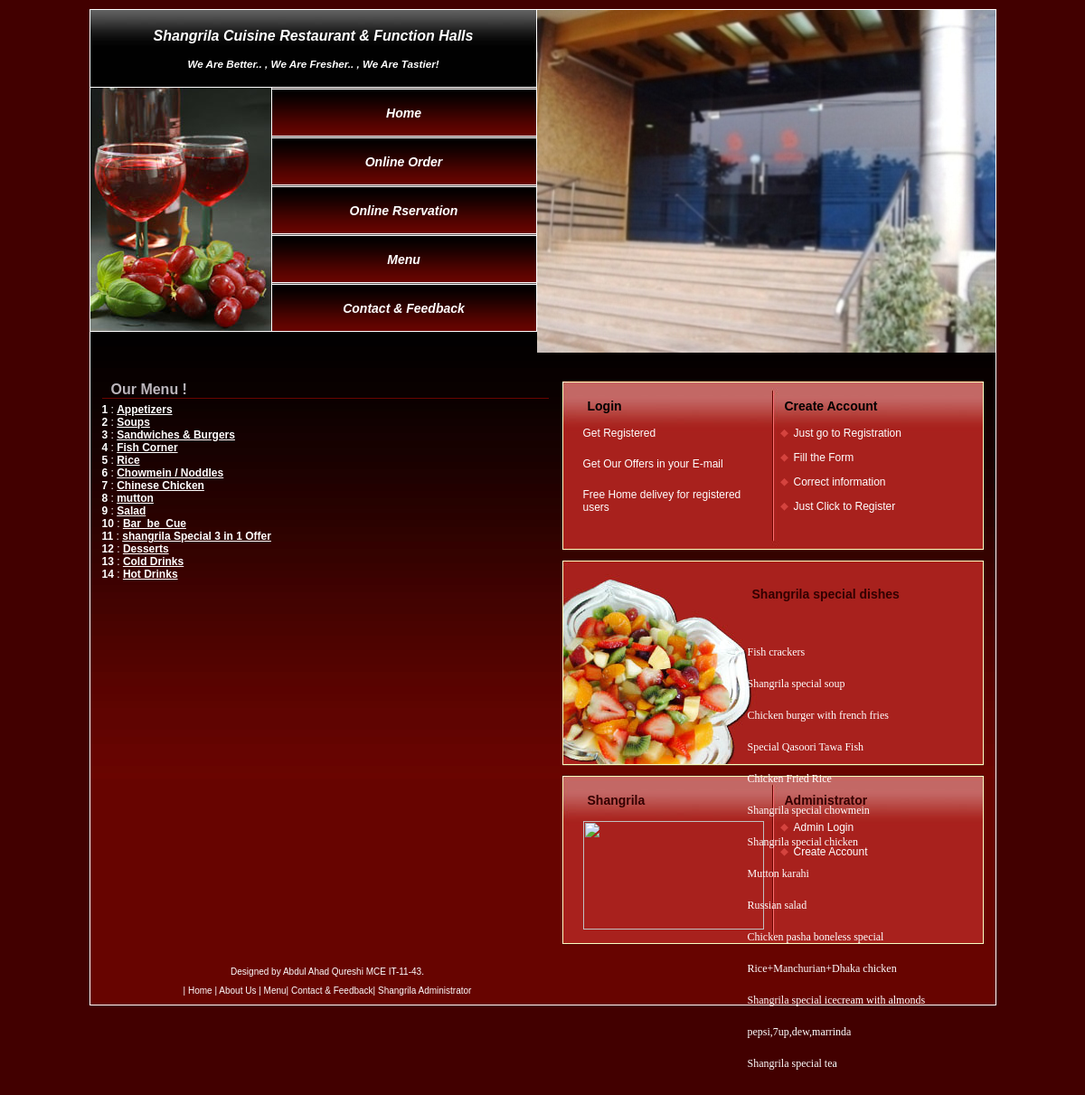
The page /Shangrila/menu.php on the database its author committed.
### tables this page shows
CREATE TABLE `menu_catagory` (
  `menu_catag_id` int(20) NOT NULL AUTO_INCREMENT,
  `menu_catag_name` varchar(40) NOT NULL,
  `menu_catag_desc` varchar(60) NOT NULL,
  PRIMARY KEY (`menu_catag_id`)
);

### Shangrila/menu.php (the view, shortened to what this page needs)
<!DOCTYPE html PUBLIC "-//W3C//DTD XHTML 1.0 Strict//EN" "http://www.w3.org/TR/xhtml1/DTD/xhtml1-strict.dtd">
<html xmlns="http://www.w3.org/1999/xhtml">
<head>
<link href="styles.css" rel="stylesheet" type="text/css" />
</head>
<body>
<div id="header" style="height:auto">
<div id="head_right">
</div>
<div id="head_left">
<div id="logo"><a href="#">Shangrila Cuisine Restaurant & Function Halls</a>
		<h2><a href="#"><h3>we are better.. , we are fresher.. , we are tastier!</h3></a></h2>
    </div>
    <div id="buttons">
           <?php include("navigation.php"); ?>
		</div>
</div>
</div>
<div id="main">
  <div id="content">
	<div id="right">
		<div id="archives1">
                <div id="arcleft1">
				<?php
				if(!(isset($_SESSION['user']))) echo '<h2><a href="login.php">Login</a> </h2>';
				else
				{
				$username=$_SESSION['user'];
				echo '<h2><a href="logout.php">Logout &nbsp;&nbsp;'.$username.'</a> </h2>';
				}
				 ?>
				<ul>
					<li class="style1">Get Registered</li>
					<li><span class="style1">Get Our Offers in your E-mail</span> </a></li>
					<li class="style1">Free Home delivey for registered users </li>
				</ul>
                </div>
                <div id="arcright1">
                <h2><a href="create_account.php">Create Account </a></h2>
				<ul>
					<li class="style1">Just go to Registration </li>
					<li class="style1">Fill the Form </li>
					<li class="style1">Correct information </li>
					<li class="style1">Just Click to Register </li>
				</ul>
                </div>
         </div>
         <div id="rightbot">
				<h2>Shangrila special dishes </h2>
					<p><marquee  onmouseover="this.stop();" onmouseout="this.start();"  behavior="scroll" direction="up" width="200" height="129"scrolldelay="100" scrollamount="2" style="text-align: justify; font-family:Verdana; font-size:9pt" >
					<ul>
					<li>Fish crackers</li>
					<li>Shangrila special soup</li>
                    <li>Chicken burger with french fries</li>
                    <li>Special Qasoori Tawa Fish</li>
                    <li>Chicken Fried Rice</li>
                    <li>Shangrila special chowmein</li>
                    <li>Shangrila special chicken</li>
                    <li>Mutton karahi</li>
                    <li>Russian salad</li>
					<li>Chicken pasha boneless special</li>
					<li>Rice+Manchurian+Dhaka chicken</li>
					<li>Shangrila special icecream with almonds</li>
					<li>pepsi,7up,dew,marrinda</li>
					<li>Shangrila special tea</li>
					</ul>
					</marquee></p>
               </div>
			   <div id="archives">
                <div id="arcleft">
                <h2>Shangrila</h2>
				<ul>
					<img src="gallery img/PICT0279.JPG" width="200" height="120"/>
				  </ul>
                </div>
                <div id="arcright">
                 <?php include("navigation1.php"); ?>
                </div>
         </div>
        </div>
   	<div id="left">
   	  <h1>Our Menu !</h1>
	  <?php
$result=mysql_query("SELECT * FROM menu_catagory");
while($row=mysql_fetch_array($result))
{
echo "<b>".$row['menu_catag_id']."</b>". " : " . " " ."<b><a href=menus.php?id=".$row['menu_catag_id'].">".$row['menu_catag_name']."</a></b>".$row['menu_catag_desc'];
echo "<br />";
}
?>
<?php include("footer.php"); ?>
</div>
</div>
</body>
</html>

### Shangrila/styles.css (style rules this page uses)
a:link { color: #ffffff; }
body { margin-top: 10px; font: 12px Tahoma, Arial, Helvetica, sans-serif; color: #666666; background:#420000; }
#main { margin: 0 auto; width: 1001px; background: #ffffff; border: 1px solid #ffffff; }
#header { width: 1001px; margin: 0 auto; height: 400px; background: url(images/header.jpg) no-repeat left bottom; border-left: 1px solid #ffffff; border-right: 1px solid #ffffff; border-top: 1px solid #ffffff; }
#logo { height: 66px; text-align: center; padding-top: 20px; }
#head_right { width: 507px; float:right; background:url(images/3.JPG) no-repeat; height: 410px; }
#head_left { background:url(images/menu_top.jpg) no-repeat top right; width: 494px; height: 355px; }
#head_left a { text-decoration: none; text-transform: capitalize; font-style: italic; font-size: 16px; color: #FFFFFF; font-weight: bold; }
#head_left H2 a { font-size: 10px; }
#buttons { width: 269px; margin-left: 200px; }
#content { background: #670400 url(images/con_bg.jpg) repeat-x top; width: 975px; padding: 13px; }
#left { width: 499px; color: #FFFFFF; }
#left H1 { margin: 0; padding: 10px 0 0 10px; font-family:Arial, Helvetica, sans-serif; font-size: 16px; font-weight:bold; color: #bbb6bc; border-bottom: 1px solid #690400; margin-right: 5px; margin-bottom: 5px; }
#right { width: 466px; float:right; min-height: 405px; }
#right ul { list-style: none; padding: 5px; margin: 0px; display:block; }
#right ul li { margin-bottom: 20px; }
#archives { background:url(images/righttop.jpg) no-repeat center; height: 178px; padding-top: 10px; padding-left: 18px; }
#arcleft { float:left; width: 210px; }
#arcright { float:right; width: 230px; }
#archives1 { background:url(images/righttop.jpg) no-repeat center; height: 178px; padding-top: 10px; padding-left: 18px; }
#arcright1 ul li { margin-bottom: 13px; background:url(images/ls.png) no-repeat left top; padding-left: 15px; }
#archives1 h2 a { color:#000000; }
#archives1 .style1 { color:#FFFFFF; }
#arcleft1 { float:left; width: 210px; }
#arcright1 { float:right; width: 230px; }
#right h2 { margin: 0; padding: 10px 0 0 10px; font-family:Arial, Helvetica, sans-serif; font-size: 14px; color: #330000; padding-bottom: 10px; }
#right a:link { text-decoration: none; }
#rightbot { background:url(images/rightbot.jpg) no-repeat center; height: 218px; color:#FFFFFF; padding-top: 30px; padding-left: 200px; padding-right: 20px; }
#rightbot p { padding-left: 25px; padding-bottom: 10px; }

### rows shown on the page
menu_catagory: menu_catag_id "1", menu_catag_name "Appetizers"
menu_catagory: menu_catag_id "2", menu_catag_name "Soups"
menu_catagory: menu_catag_id "3", menu_catag_name "Sandwiches & Burgers"
menu_catagory: menu_catag_id "4", menu_catag_name "Fish Corner"
menu_catagory: menu_catag_id "5", menu_catag_name "Rice"
menu_catagory: menu_catag_id "6", menu_catag_name "Chowmein / Noddles"
menu_catagory: menu_catag_id "7", menu_catag_name "Chinese Chicken"
menu_catagory: menu_catag_id "8", menu_catag_name "mutton"
menu_catagory: menu_catag_id "9", menu_catag_name "Salad"
menu_catagory: menu_catag_id "10", menu_catag_name "Bar_be_Cue"
menu_catagory: menu_catag_id "11", menu_catag_name "shangrila Special 3 in 1 Offer"
menu_catagory: menu_catag_id "12", menu_catag_name "Desserts"
menu_catagory: menu_catag_id "13", menu_catag_name "Cold Drinks"
menu_catagory: menu_catag_id "14", menu_catag_name "Hot Drinks"
